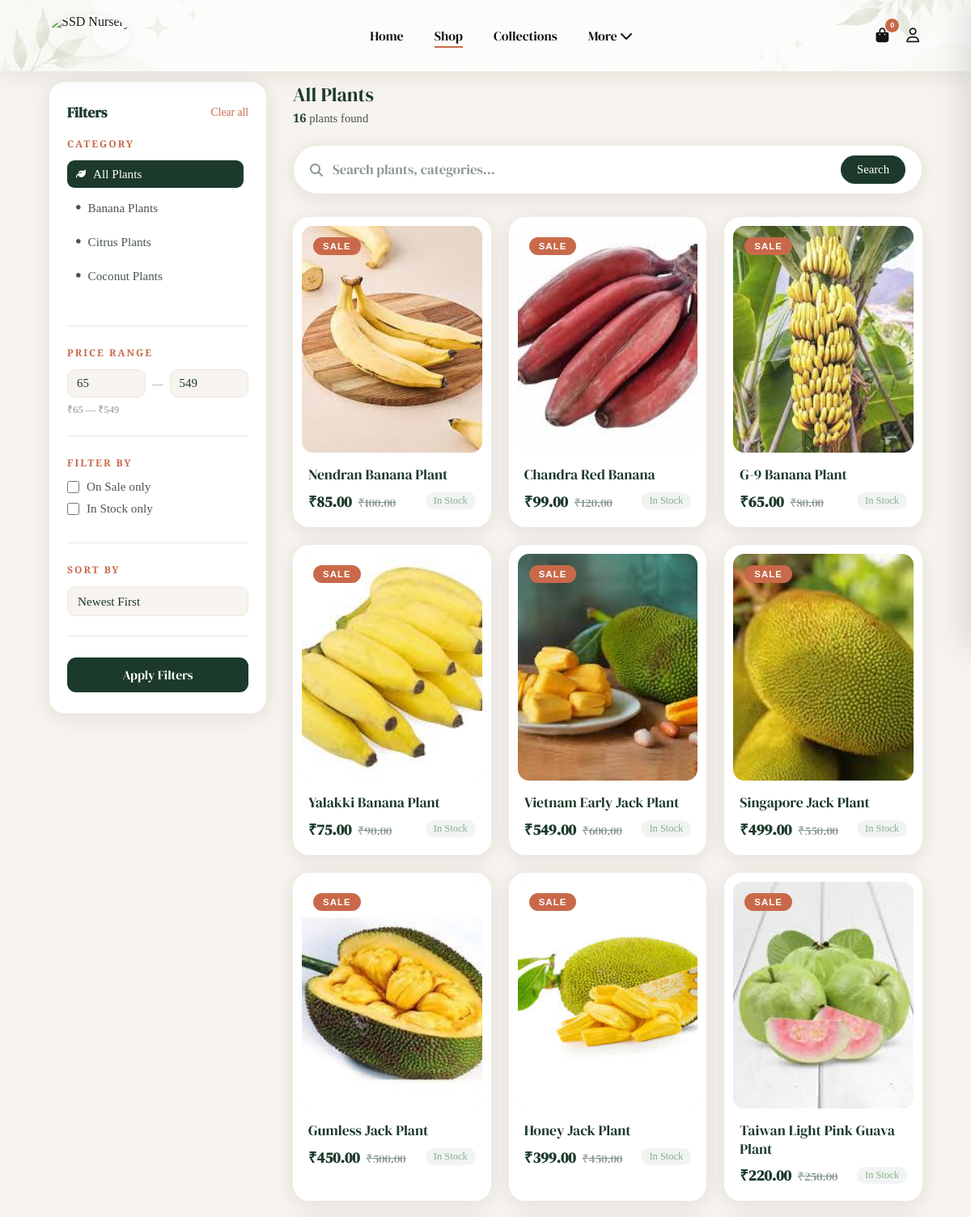
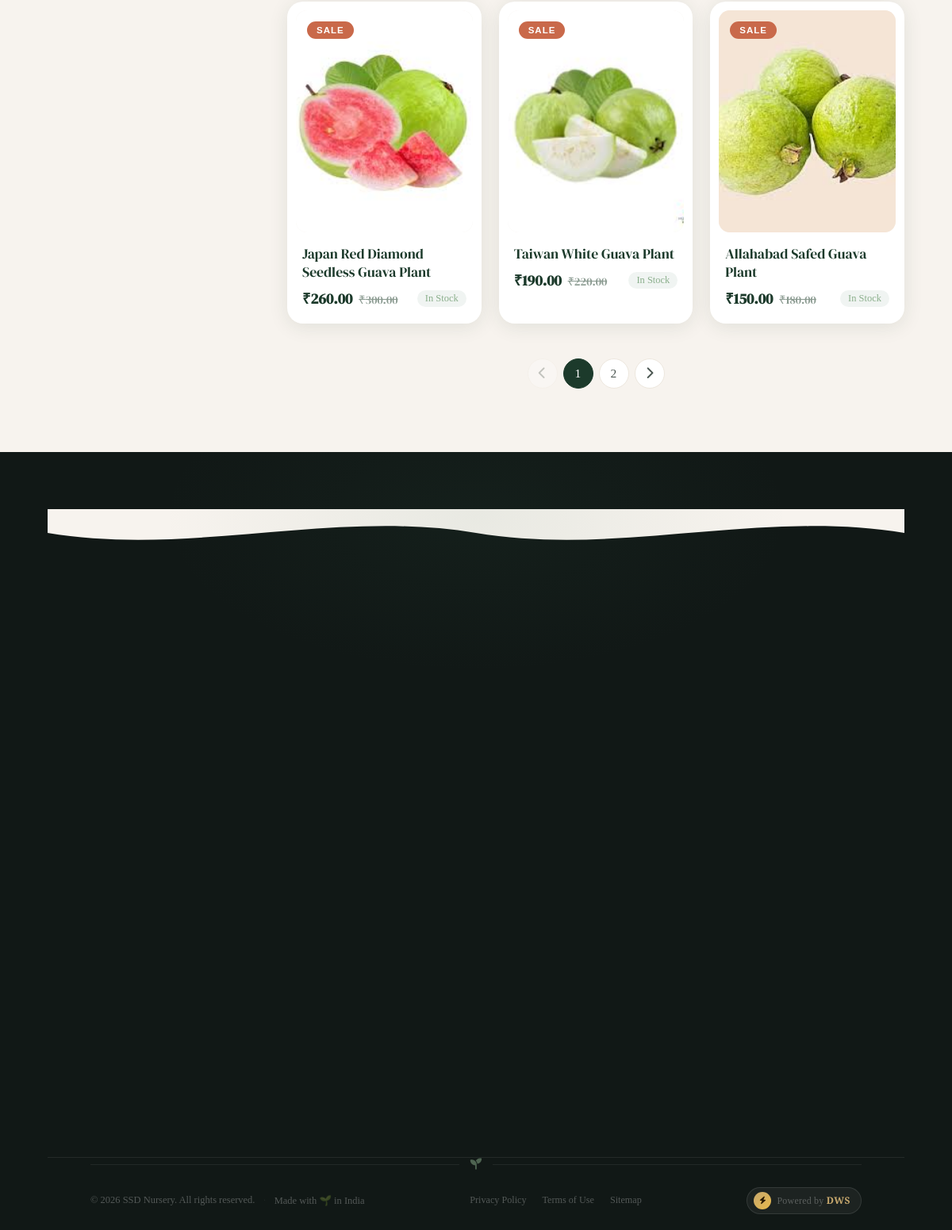
The app's page /shop/ with its own data (2 pictures, top to bottom).
### web/models.py (models this page shows, shortened)
class Category(models.Model):
    name        = models.CharField(max_length=100, unique=True)
    slug        = models.SlugField(max_length=120, unique=True, blank=True)
    description = models.TextField(blank=True)
    image       = models.ImageField(upload_to="categories/", blank=True, null=True)
    is_active   = models.BooleanField(default=True)
    created_at  = models.DateTimeField(auto_now_add=True)
    class Meta:
        verbose_name_plural = "Categories"
        ordering = ["name"]

class Product(models.Model):
    category    = models.ForeignKey(
        Category, on_delete=models.CASCADE, related_name="products"
    )
    name        = models.CharField(max_length=200)
    slug        = models.SlugField(max_length=220, unique=True, blank=True)
    description = models.TextField(blank=True)
    care_guide  = models.TextField(blank=True)
    sunlight    = models.CharField(max_length=100, blank=True)
    watering    = models.CharField(max_length=100, blank=True)
    price       = models.DecimalField(max_digits=10, decimal_places=2)
    offer_price = models.DecimalField(max_digits=10, decimal_places=2, blank=True, null=True)
    stock       = models.PositiveIntegerField(default=0)
    image       = models.ImageField(upload_to="products/", blank=True, null=True)
    featured    = models.BooleanField(default=False)
    is_active   = models.BooleanField(default=True)
    created_at  = models.DateTimeField(auto_now_add=True)
    class Meta:
        ordering = ["-created_at"]

### web/views.py (the view)
# urls.py: path("shop/", views.shop, name="shop"),
def shop(request):
    bounds = (
        Product.objects.filter(is_active=True)
        .annotate(
            final_price=Coalesce(
                "offer_price",
                "price",
                output_field=DecimalField()
            )
        )
        .aggregate(
            mn=Min("final_price"),
            mx=Max("final_price")
        )
    )
    global_min = int(bounds["mn"] or 0)
    global_max = int(bounds["mx"] or 0)
    qs = (
        Product.objects.filter(is_active=True)
        .select_related("category")
        .annotate(
            final_price=Coalesce(
                "offer_price",
                "price",
                output_field=DecimalField()
            )
        )
    )
    cat_slug        = request.GET.get("category", "").strip()
    active_category = None
    if cat_slug:
        active_category = get_object_or_404(Category, slug=cat_slug, is_active=True)
        qs = qs.filter(category=active_category)
    query = request.GET.get("q", "").strip()
    if query:
        qs = qs.filter(
            Q(name__icontains=query) |
            Q(description__icontains=query) |
            Q(category__name__icontains=query)
        )
    min_price = request.GET.get("min_price", "")
    max_price = request.GET.get("max_price", "")
    if min_price.lstrip("-").isdigit():
        qs = qs.filter(final_price__gte=int(min_price))
    if max_price.lstrip("-").isdigit():
        qs = qs.filter(final_price__lte=int(max_price))
    if request.GET.get("sale") == "1":
        qs = qs.exclude(offer_price__isnull=True)
    if request.GET.get("in_stock") == "1":
        qs = qs.filter(stock__gt=0)
    sort     = request.GET.get("sort", "newest")
    sort_map = {"newest": "-id", "price_asc": "final_price", "price_desc": "-final_price", "name_asc": "name"}
    qs       = qs.order_by(sort_map.get(sort, "-id"))
    paginator = Paginator(qs, 12)
    page_obj  = paginator.get_page(request.GET.get("page", 1))
    categories = Category.objects.filter(is_active=True).order_by("name")
    qp = request.GET.copy()
    qp.pop("page", None)
    wishlist_ids = []
    if request.user.is_authenticated:
        wishlist_ids = list(
            Wishlist.objects.filter(user=request.user).values_list("product_id", flat=True)
        )
    return render(request, "web/shop.html", {
        "page_obj":        page_obj,
        "categories":      categories,
        "active_category": active_category,
        "query":           query,
        "sort":            sort,
        "min_price":       min_price or global_min,
        "max_price":       max_price or global_max,
        "global_min":      global_min,
        "global_max":      global_max,
        "sale_only":       request.GET.get("sale", ""),
        "stock_only":      request.GET.get("in_stock", ""),
        "filter_string":   qp.urlencode(),
        "total_count":     paginator.count,
        "wishlist_ids":    wishlist_ids,
    })

### web/context_processors.py (called while the page is built)
def user_profile(request):
    notifications = Notification.objects.filter(is_active=True).order_by("-id")[:5]
    return {"notifications": notifications}

def cart_count(request):
    count = 0
    if request.user.is_authenticated:
        count = sum(
            i.quantity
            for i in CartItem.objects.filter(user=request.user)
        )
    return {
        "cart_count": count
    }

### web/templates/web/shop.html (shortened to what this page needs)
{% load static %}
<!DOCTYPE html>
<html lang="en">
<head>
<link rel="stylesheet" href="https://cdnjs.cloudflare.com/ajax/libs/font-awesome/6.5.1/css/all.min.css">
<link rel="stylesheet" href="{% static 'css/style.css' %}"><link rel="stylesheet" href="{% static 'css/cartsidebar.css' %}">
</head>
<body data-auth="{% if request.user.is_authenticated %}1{% else %}0{% endif %}">
{% with active_nav="shop" nav_solid=True %}{% include "web/_navbar.html" %}{% endwith %}
<div class="shop-layout">
  <aside class="shop-sidebar">
    <h3>Filters <a href="{% url 'shop' %}" class="filter-clear">Clear all</a></h3>
    <form method="GET" action="{% url 'shop' %}" id="filterForm">
      <div class="filter-section">
        <span class="filter-lbl">Category</span>
        <div class="cat-filter-list">
          <a href="{% url 'shop' %}{% if query %}?q={{ query }}{% endif %}" class="cat-filter-link {% if not active_category %}active{% endif %}"><i class="fas fa-leaf" style="font-size:.75rem;"></i> All Plants</a>
          {% for c in categories %}<a href="?category={{ c.slug }}" class="cat-filter-link "><i class="fas fa-circle" style="font-size:.35rem;"></i> {{ c.name }}</a>{% endfor %}
        </div>
      </div>
      <div class="filter-section">
        <span class="filter-lbl">Price Range</span>
        <div class="price-inputs">
          <input type="number" name="min_price" class="price-input" value="{{ min_price }}" placeholder="Min ₹">
          <span class="price-sep">—</span>
          <input type="number" name="max_price" class="price-input" value="{{ max_price }}" placeholder="Max ₹">
        </div>
        <small style="color:var(--text-light);font-size:.78rem;margin-top:6px;display:block;">₹{{ global_min }} — ₹{{ global_max }}</small>
      </div>
      <div class="filter-section">
        <span class="filter-lbl">Filter By</span>
        <label class="filter-check"><input type="checkbox" name="sale" value="1" {% if sale_only == '1' %}checked{% endif %}> On Sale only</label>
        <label class="filter-check"><input type="checkbox" name="in_stock" value="1" {% if stock_only == '1' %}checked{% endif %}> In Stock only</label>
      </div>
      <div class="filter-section">
        <span class="filter-lbl">Sort By</span>
        <select name="sort" class="sort-sel">
          <option value="newest" {% if sort == 'newest' %}selected{% endif %}>Newest First</option>
        </select>
      </div>
      <button type="submit" class="btn-apply">Apply Filters</button>
    </form>
  </aside>
  <div class="shop-main">
    <div class="shop-topbar">
      <div style="display:flex;align-items:center;gap:14px;flex-wrap:wrap;">
        <div>
          <div class="shop-title">{% if active_category %}{{ active_category.name }}{% elif query %}"{{ query }}"{% else %}All Plants{% endif %}</div>
          <div class="shop-count"><strong>{{ total_count }}</strong> plants found</div>
        </div>
      </div>
    </div>
    <div class="shop-search-wrap">
      <div class="shop-search-inner">
        <i class="fas fa-search"></i>
        <input type="text" id="shopSearchInput" class="shop-search-input" placeholder="Search plants, categories…" value="{{ query }}" autocomplete="off">
        <button class="shop-search-btn" onclick="submitShopSearch()">Search</button>
      </div>
    </div>
    <div class="product-grid">
      {% for p in page_obj %}
      <a href="{% url 'product_detail' p.slug %}" class="product-card reveal-child"
         data-has-offer="{% if p.offer_price %}true{% else %}false{% endif %}"
         data-in-stock="{% if p.stock > 0 %}true{% else %}false{% endif %}">
        <div class="img-container">
          {% if p.offer_price %}<span class="badge badge-sale">SALE</span>{% endif %}
          {% if p.image %}<img src="{{ p.image.url }}" alt="{{ p.name }}" loading="lazy">
          {% else %}<div class="img-placeholder"><i class="fas fa-seedling"></i></div>{% endif %}
        </div>
        <div class="product-info">
          <h3>{{ p.name }}</h3>
          <div class="price-row">
            <p class="price">{% if p.offer_price %}₹{{ p.offer_price }}<span class="old-price">₹{{ p.price }}</span>{% else %}₹{{ p.price }}{% endif %}</p>
            <span class="stock-tag {% if p.stock < 5 and p.stock > 0 %}low{% endif %}">{% if p.stock == 0 %}Out of stock{% elif p.stock < 5 %}{{ p.stock }} left{% else %}In Stock{% endif %}</span>
          </div>
        </div>
      </a>
      {% endfor %}
    </div>
    {% if page_obj.paginator.num_pages > 1 %}
    <div class="pagination">
      {% if page_obj.has_previous %}<a href="?{{ filter_string }}&page={{ page_obj.previous_page_number }}" class="page-btn"><i class="fas fa-chevron-left"></i></a>{% else %}<span class="page-btn disabled"><i class="fas fa-chevron-left"></i></span>{% endif %}
      {% for num in page_obj.paginator.page_range %}
        {% if num == page_obj.number %}<span class="page-btn active">{{ num }}</span>
        {% elif num >= page_obj.number|add:"-2" and num <= page_obj.number|add:"2" %}<a href="?{{ filter_string }}&page={{ num }}" class="page-btn">{{ num }}</a>{% endif %}
      {% endfor %}
      {% if page_obj.has_next %}<a href="?{{ filter_string }}&page={{ page_obj.next_page_number }}" class="page-btn"><i class="fas fa-chevron-right"></i></a>{% else %}<span class="page-btn disabled"><i class="fas fa-chevron-right"></i></span>{% endif %}
    </div>
    {% endif %}
  </div>
</div>
{% include "web/_footer.html" %}
</body>
</html>

### web/static/css/cartsidebar.css (style rules this page uses)
.shop-search-wrap { width:100%; }
.shop-search-inner { width:100%; max-width:100%; }
.shop-search-input { min-width:0; width:100%; }

### web/static/css/footer.css (style rules this page uses)
:root { --footer-bg: #111816; --footer-bg-2: #181f1c; --footer-border: rgba(255,255,255,0.07); --footer-text: rgba(255,255,255,0.55); --footer-text-dim: rgba(255,255,255,0.28); --footer-white: rgba(255,255,255,0.92); --forest: #1C3A2B; --forest-mid: #2A5240; --forest-light: #3D7358; --sage: #8BAF8C; --terracotta: #C9694A; --terracotta-lt: #E08A6E; --gold: #C8A96E; --ivory: #F7F3EE; --transition: 0.32s cubic-bezier(0.4, 0, 0.2, 1); }

### records on screen
Category: name "Banana Plants"
Category: name "Citrus Plants"
Category: name "Coconut Plants"
Product: shows "SALE", image (picture), name "Nendran Banana Plant", offer_price "85.00", price "100.00", stock "In Stock"
Product: shows "SALE", image (picture), name "Chandra Red Banana", offer_price "99.00", price "120.00", stock "In Stock"
Product: shows "SALE", image (picture), name "G-9 Banana Plant", offer_price "65.00", price "80.00", stock "In Stock"
Product: shows "SALE", image (picture), name "Yalakki Banana Plant", offer_price "75.00", price "90.00", stock "In Stock"
Product: shows "SALE", image (picture), name "Vietnam Early Jack Plant", offer_price "549.00", price "600.00", stock "In Stock"
Product: shows "SALE", image (picture), name "Singapore Jack Plant", offer_price "499.00", price "550.00", stock "In Stock"
Product: shows "SALE", image (picture), name "Gumless Jack Plant", offer_price "450.00", price "500.00", stock "In Stock"
Product: shows "SALE", image (picture), name "Honey Jack Plant", offer_price "399.00", price "450.00", stock "In Stock"
Product: shows "SALE", image (picture), name "Taiwan Light Pink Guava Plant", offer_price "220.00", price "250.00", stock "In Stock"
Product: shows "SALE", image (picture), name "Japan Red Diamond Seedless Guava Plant", offer_price "260.00", price "300.00", stock "In Stock"
Product: shows "SALE", image (picture), name "Taiwan White Guava Plant", offer_price "190.00", price "220.00", stock "In Stock"
Product: shows "SALE", image (picture), name "Allahabad Safed Guava Plant", offer_price "150.00", price "180.00", stock "In Stock"

### other values on screen
{{ global_min }} "65"
{{ global_max }} "549"
{{ total_count }} "16"
{{ num }} "1"
{{ num }} "2"
